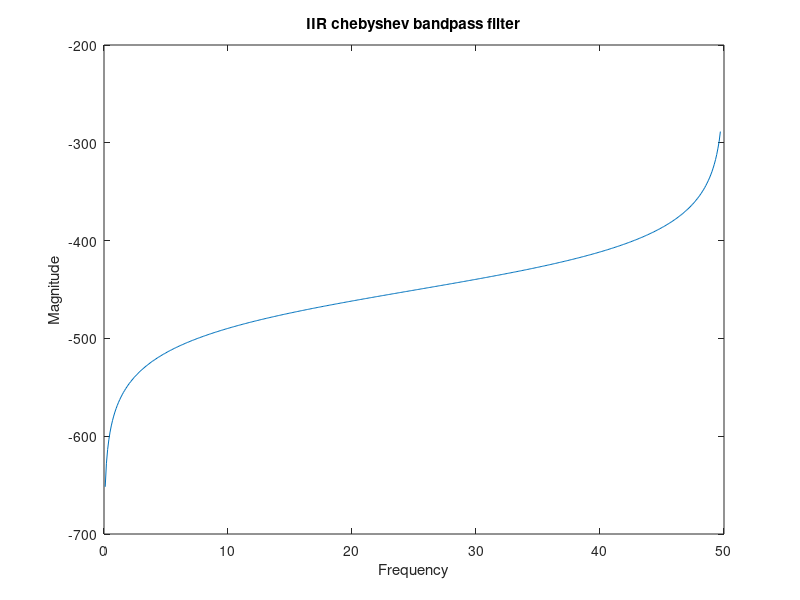

This figure's MATLAB source:
%design chebyshev IIR
clear all;
 clc;
fp1=29*2*pi
fp2=30*2*pi
fs1=28*2*pi
fs2=31*2*pi
Wp = [29*2*pi 30*2*pi];
Ws = [28*2*pi 31*2*pi];
Rp = 2;
Rs = 40;
fsample=100
[n,Wn] = cheb1ord(Wp,Ws,Rp,Rs,'s')
[z,p,k] = cheby1(n,Rp,Wn,'s');
[zd,pd,kd] = bilinear(z,p,k,fsample)
[b,a] = zp2tf(zd,pd,kd)
[hb,wb] = freqz(b,a);
figure
plot(wb*fsample/(2*pi),mag2db(abs(hb)))
title('IIR chebyshev bandpass filter')
xlabel('Frequency')
ylabel('Magnitude')
 

